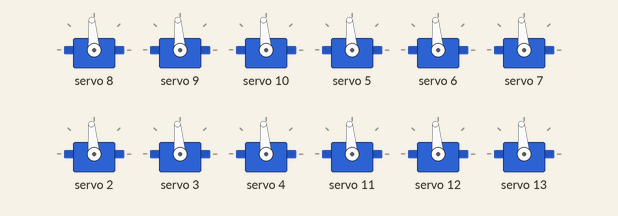
Bench run of a sketch on a simulated Arduino Uno, built with avr-gcc and run on an emulated ATmega328P. Shown: 12 × servo.

Above: at 2.05 s.
At 3.35 s:
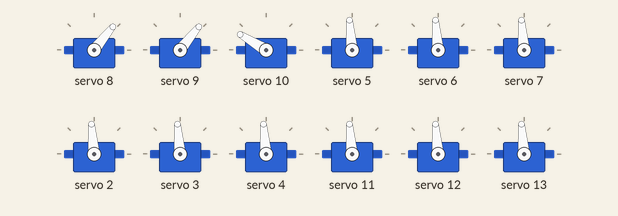
At 4.65 s:
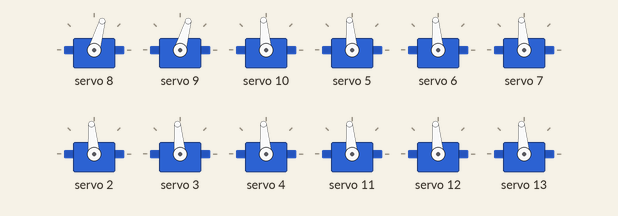
At 7.3 s:
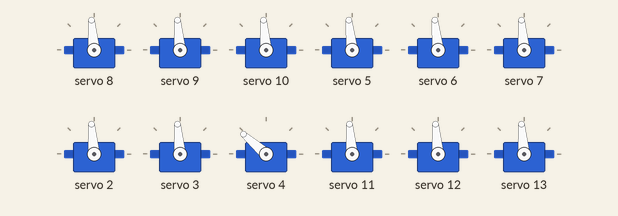
At 9.9 s:
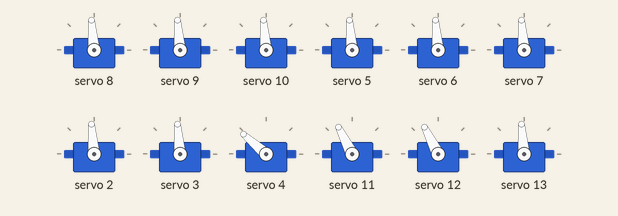
At 12.55 s:
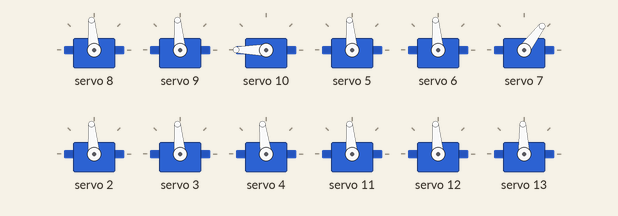
Timing chart, 0 to 15.8 s (numbered marks = the images above):
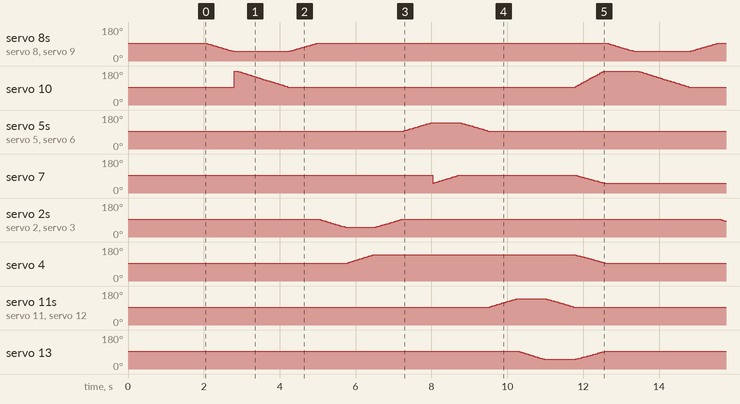

The sketch:

Forward_walking_prototype_2.ino
```cpp
#include <Wire.h>
#include <Adafruit_PWMServoDriver.h>

// Initialize the PWM driver, default I2C address is 0x40
Adafruit_PWMServoDriver pwm = Adafruit_PWMServoDriver();

// --------------------- FUNCTION PROTOTYPES (Forward Declarations) ----------------------
// These are added to tell the compiler about the functions before they are defined later in the file.
void setAngle(uint8_t channel, int angle);
void stallAllLegs();
void setInitialPosition();

// --------------------- SERVO PULSE CONFIGURATION ----------------------
// These are the raw 12-bit values (0-4096) for the PCA9685 chip
// The values need tuning for your specific servos.
#define SERVOMIN 150  // Approx. 0 degrees
#define SERVOMAX 600  // Approx. 180 degrees
#define PULSE_90_DEGREE ((SERVOMIN + SERVOMAX) / 2) // Neutral Stand Position (Approx. 375)
#define PULSE_0_DEGREE SERVOMIN                     // Fully retracted/min position

// --------------------- INDIVIDUAL PCA9685 CHANNEL DEFINITIONS ----------------------

// --- Front Right (FR) Leg Servos ---
#define FR_LEG_LIFT_CH 8    // Leg Lift/Hip (Coxa)
#define FR_LEG_MIDDLE_CH 9  // Middle/Femur
#define FR_LEG_ROTATION_CH 10 // Rotation/Tibia

// --- Front Left (FL) Leg Servos ---
#define FL_LEG_LIFT_CH 5    // Leg Lift/Hip (Coxa)
#define FL_LEG_MIDDLE_CH 6  // Middle/Femur
#define FL_LEG_ROTATION_CH 7 // Rotation/Tibia

// --- Back Left (BL) Leg Servos ---
#define BL_LEG_LIFT_CH 2    // Leg Lift/Hip (Coxa)
#define BL_LEG_MIDDLE_CH 3  // Middle/Femur
#define BL_LEG_ROTATION_CH 4 // Rotation/Tibia

// --- Back Right (BR) Leg Servos ---
#define BR_LEG_LIFT_CH 11   // Leg Lift/Hip (Coxa)
#define BR_LEG_MIDDLE_CH 12 // Middle/Femur
#define BR_LEG_ROTATION_CH 13 // Rotation/Tibia

// --------------------- NEW HELPER FUNCTION TO SET ANGLE ----------------------

/**
 * @brief Converts a desired angle (0-180) into a raw PWM pulse value (SERVOMIN-SERVOMAX)
 * and sends the command to the specified channel.
 * @param channel The PCA9685 channel number to control.
 * @param angle The desired servo angle in degrees (0 to 180).
 */
void setAngle(uint8_t channel, int angle) {
  // Ensure the angle is within the 0 to 180 degree range
  if (angle < 0) angle = 0;
  if (angle > 180) angle = 180;

  // Map the input angle (0-180) to the required pulse width (SERVOMIN-SERVOMAX)
  uint16_t pulse = map(angle, 0, 180, SERVOMIN, SERVOMAX);

  // Send the command to the servo driver
  pwm.setPWM(channel, 0, pulse);
}

// --------------------- STALL HELPER FUNCTION ----------------------

/**
 * @brief Sets all 12 leg servos to the neutral 90-degree stall position.
 * This is used to ensure the Lift and Middle joints remain stationary.
 */
void stallAllLegs() {
    const int NEUTRAL_ANGLE = 90;

    // --- Front Right (FR) ---
    setAngle(FR_LEG_LIFT_CH, NEUTRAL_ANGLE);
    setAngle(FR_LEG_MIDDLE_CH, NEUTRAL_ANGLE);
    setAngle(FR_LEG_ROTATION_CH, NEUTRAL_ANGLE);

    // --- Front Left (FL) ---
    setAngle(FL_LEG_LIFT_CH, NEUTRAL_ANGLE);
    setAngle(FL_LEG_MIDDLE_CH, NEUTRAL_ANGLE);
    setAngle(FL_LEG_ROTATION_CH, NEUTRAL_ANGLE);

    // --- Back Left (BL) ---
    setAngle(BL_LEG_LIFT_CH, NEUTRAL_ANGLE);
    setAngle(BL_LEG_MIDDLE_CH, NEUTRAL_ANGLE);
    setAngle(BL_LEG_ROTATION_CH, NEUTRAL_ANGLE);

    // --- Back Right (BR) ---
    setAngle(BR_LEG_LIFT_CH, NEUTRAL_ANGLE);
    setAngle(BR_LEG_MIDDLE_CH, NEUTRAL_ANGLE);
    setAngle(BR_LEG_ROTATION_CH, NEUTRAL_ANGLE);
}


// --------------------- EXISTING FUNCTIONS ----------------------//

void setInitialPosition() {
    // Sets all 12 leg servos to 90 degrees
    stallAllLegs();
}

void setup() {
    pwm.begin();
    pwm.setPWMFreq(60);
    delay(10);

    Serial.println("Setting all servos to neutral stand position (90 degrees)...");
    setInitialPosition();
    delay(2000); // Wait 2 seconds in the initial position

    Serial.println("Setup complete. Starting Rotation Servo Sweep Test.");
    stallAllLegs();
}

// --------------------- MAIN LOOP (ROTATION Sweep Test) ----------------------//

void forward(void){

  for(int angle = 90 ; angle >= 45 ;angle--){
    setAngle(FR_LEG_LIFT_CH,angle);
    setAngle(FR_LEG_MIDDLE_CH,angle);
    delay(15);
  }

  for (int angle = 180 ; angle >= 90 ; angle--){
    setAngle(FR_LEG_ROTATION_CH,angle);
    delay(15);
  }

  for(int angle = 45 ; angle <= 90 ; angle++){
    setAngle(FR_LEG_LIFT_CH,angle);
    setAngle(FR_LEG_MIDDLE_CH,angle);
    delay(15);
  }

  for(int angle = 90 ; angle >= 45 ;angle--){
    setAngle(BL_LEG_LIFT_CH,angle);
    setAngle(BL_LEG_MIDDLE_CH,angle);
    delay(15);
  }

  for(int angle = 90 ; angle <= 135 ; angle++){
    setAngle(BL_LEG_ROTATION_CH,angle);
    delay(15);
  }

  for(int angle = 45;angle <= 90 ; angle++){
    setAngle(BL_LEG_LIFT_CH,angle);
    setAngle(BL_LEG_MIDDLE_CH,angle);
    delay(15);
  }

  for(int angle = 90 ; angle <= 135;angle++){
    setAngle(FL_LEG_LIFT_CH,angle);
    setAngle(FL_LEG_MIDDLE_CH,angle);
    delay(15);
  }

  for (int angle = 45 ; angle <= 90 ; angle++){
    setAngle(FL_LEG_ROTATION_CH,angle);
    delay(15);
  }

  for(int angle = 135 ; angle>= 90;angle--){
    setAngle(FL_LEG_LIFT_CH,angle);
    setAngle(FL_LEG_MIDDLE_CH,angle);
    delay(15);
  }

  for(int angle = 90 ; angle <= 135 ; angle++){
    setAngle(BR_LEG_LIFT_CH,angle);
    setAngle(BR_LEG_MIDDLE_CH,angle);
    delay(15);
  }

  for(int angle = 90 ; angle >= 45 ; angle--){
    setAngle(BR_LEG_ROTATION_CH,angle);
    delay(15);
  }

  for(int angle = 135 ; angle>= 90;angle--){
    setAngle(BR_LEG_LIFT_CH,angle);
    setAngle(BR_LEG_MIDDLE_CH,angle);
    delay(15);
  }

  for(int angle = 135 ; angle >= 90 ; angle--){
    int fr_angle = 90 + (135 - angle) * 2;
    setAngle(BL_LEG_ROTATION_CH,angle);
    setAngle(FL_LEG_ROTATION_CH,angle-45);
    setAngle(FR_LEG_ROTATION_CH,fr_angle);
    setAngle(BR_LEG_ROTATION_CH,180-angle);
    delay(15);
  }

}


void loop() {// Delay in ms for smooth movement

    // 1. Ensure all 12 leg servos are exactly at 90 degrees and stall
    // This locks the LIFT and MIDDLE joints at 90 degrees throughout the sweep.
    forward();
}
```
